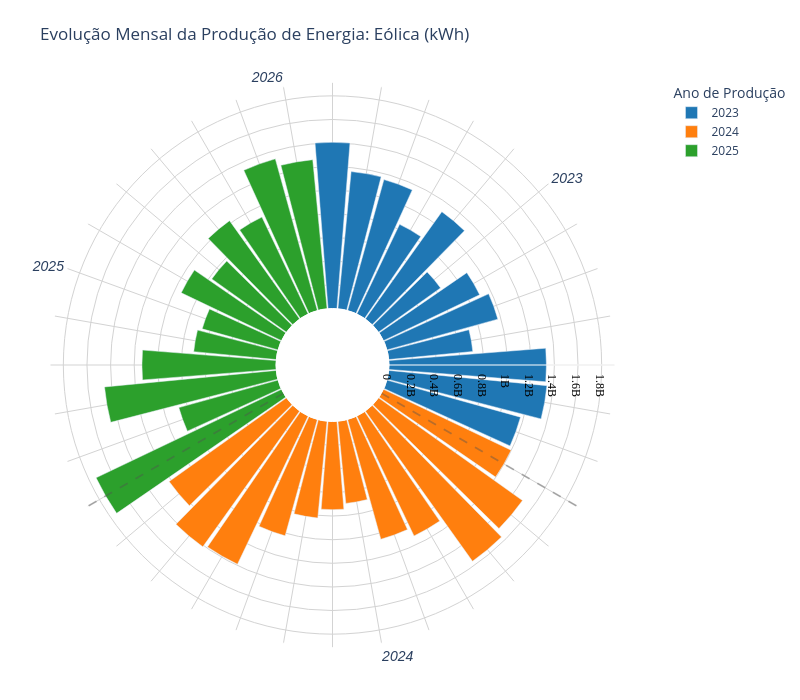

Source (notebook cell):
### Code cell
def create_circular_histogram(tec:str):
    r = tec
    if r not in dfII.columns:
        raise ValueError(f"Tecnologia '{r}' não encontrada.")
    
    # 1. Criar a figura base
    # Usamos template=None para ter controlo total sobre as cores da grelha
    fig = px.bar_polar(
        dfII,
        r=r,
        theta="Mes/Ano",
        color="Ano",
        template=None, 
        color_discrete_sequence=px.colors.qualitative.D3
    )

    # 2. Adicionar as linhas divisórias entre anos
    # Estas são adicionadas como traces de Scatterpolar
    max_r = dfII[r].max()
    for i in range(len(dfII) - 1):
        if dfII.iloc[i]['Ano'] != dfII.iloc[i+1]['Ano']:
            # A categoria de Janeiro do ano seguinte serve como o ponto da linha
            cat_transicao = dfII.iloc[i+1]['Mes/Ano']
            
            fig.add_trace(go.Scatterpolar(
                r=[0, max_r * 1.1],
                theta=[cat_transicao, cat_transicao], 
                mode='lines',
                # Cor cinza com transparência (0.4) para não "cortar" as barras agressivamente
                line=dict(color='rgba(80, 80, 80, 0.4)', width=2, dash='dash'),
                hoverinfo='none',
                showlegend=False
            ))

    # 3. Configuração do Layout (Grelha, Hole e Legenda)
    fig.update_layout(
        title=f"Evolução Mensal da Produção de Energia: {r}",
        paper_bgcolor='white',
        plot_bgcolor='white',
        height=700,
        width=800,
        polar=dict(
            hole=0.2,
            bgcolor='white',
            angularaxis=dict(
                type="category",
                categoryarray=dfII['Mes/Ano'].tolist(),
                categoryorder="array",
                period=len(dfII),
                tickvals=dfII['Mes/Ano'].tolist(),
                ticktext=anos_legend,
                direction="clockwise",
                rotation=90,
                gridcolor='lightgrey', # Linhas que saem do centro
                showgrid=True,
                tickfont=dict(size=14, family='Arial', style='italic')
            ),
            radialaxis=dict(
                gridcolor='lightgrey', # Círculos de escala
                showgrid=True,
                showticklabels=True,
                tickfont=dict(size=12, color='black', family='Arial Black'),
                # 'above traces' faz com que a escala (0.2B, 0.4B...) fique por cima de tudo
                layer='above traces' 
            )
        ),
        legend=dict(
            itemclick=False, 
            itemdoubleclick=False,
            title="Ano de Produção",
            orientation="v",
            x=1.1 # Move a legenda para fora do círculo
        ),
        margin=dict(b=50, t=80, l=50, r=100)
    )
    
    return fig
fig = create_circular_histogram('Eólica (kWh)')
fig.show()

### Figure 1 — Plotly figure (JSON) as saved in the notebook; plotly's stock layout.template omitted (floating-point values rounded to 4 significant figures)
{"data": [{"hovertemplate": "Ano=2023<br>Eólica (kWh)=%{r}<br>Mes/Ano=%{theta}<extra></extra>", "legendgroup": "2023", "marker": {"color": "#1F77B4", "pattern": {"shape": ""}}, "name": "2023", "r": [1406000000.0, 1167000000.0, 1150000000.0, 840800000.0, 1116000000.0, 645100000.0, 901700000.0, 974200000.0, 714800000.0, 1332000000.0, 1345000000.0, 1173000000.0], "showlegend": true, "subplot": "polar", "theta": ["1/2023", "2/2023", "3/2023", "4/2023", "5/2023", "6/2023", "7/2023", "8/2023", "9/2023", "10/2023", "11/2023", "12/2023"], "type": "barpolar"}, {"hovertemplate": "Ano=2024<br>Eólica (kWh)=%{r}<br>Mes/Ano=%{theta}<extra></extra>", "legendgroup": "2024", "marker": {"color": "#FF7F0E", "pattern": {"shape": ""}}, "name": "2024", "r": [1197000000.0, 1497000000.0, 1563000000.0, 1125000000.0, 1053000000.0, 698600000.0, 746100000.0, 823100000.0, 1022000000.0, 1390000000.0, 1412000000.0, 1220000000.0], "showlegend": true, "subplot": "polar", "theta": ["1/2024", "2/2024", "3/2024", "4/2024", "5/2024", "6/2024", "7/2024", "8/2024", "9/2024", "10/2024", "11/2024", "12/2024"], "type": "barpolar"}, {"hovertemplate": "Ano=2025<br>Eólica (kWh)=%{r}<br>Mes/Ano=%{theta}<extra></extra>", "legendgroup": "2025", "marker": {"color": "#2CA02C", "pattern": {"shape": ""}}, "name": "2025", "r": [1739000000.0, 871600000.0, 1460000000.0, 1135000000.0, 701800000.0, 666300000.0, 940300000.0, 776700000.0, 1023000000.0, 909100000.0, 1333000000.0, 1268000000.0], "showlegend": true, "subplot": "polar", "theta": ["1/2025", "2/2025", "3/2025", "4/2025", "5/2025", "6/2025", "7/2025", "8/2025", "9/2025", "10/2025", "11/2025", "12/2025"], "type": "barpolar"}, {"hoverinfo": "none", "line": {"color": "rgba(80, 80, 80, 0.4)", "dash": "dash", "width": 2}, "mode": "lines", "r": [0, 1913000000.0], "showlegend": false, "theta": ["1/2024", "1/2024"], "type": "scatterpolar"}, {"hoverinfo": "none", "line": {"color": "rgba(80, 80, 80, 0.4)", "dash": "dash", "width": 2}, "mode": "lines", "r": [0, 1913000000.0], "showlegend": false, "theta": ["1/2025", "1/2025"], "type": "scatterpolar"}], "layout": {"barmode": "relative", "height": 700, "legend": {"itemclick": false, "itemdoubleclick": false, "orientation": "v", "title": {"text": "Ano de Produção"}, "tracegroupgap": 0, "x": 1.1}, "margin": {"b": 50, "l": 50, "r": 100, "t": 80}, "paper_bgcolor": "white", "plot_bgcolor": "white", "polar": {"angularaxis": {"categoryarray": ["1/2023", "2/2023", "3/2023", "4/2023", "5/2023", "6/2023", "7/2023", "8/2023", "9/2023", "10/2023", "11/2023", "12/2023", "1/2024", "2/2024", "3/2024", "4/2024", "5/2024", "6/2024", "7/2024", "8/2024", "9/2024", "10/2024", "11/2024", "12/2024", "1/2025", "2/2025", "3/2025", "4/2025", "5/2025", "6/2025", "7/2025", "8/2025", "9/2025", "10/2025", "11/2025", "12/2025"], "categoryorder": "array", "direction": "clockwise", "gridcolor": "lightgrey", "period": 36, "rotation": 90, "showgrid": true, "tickfont": {"family": "Arial", "size": 14, "style": "italic"}, "ticktext": ["", "", "", "", "", "2023", "", "", "", "", "", "", "", "", "", "", "", "2024", "", "", "", "", "", "", "", "", "", "", "", "2025", "", "", "", "", "", "2026"], "tickvals": ["1/2023", "2/2023", "3/2023", "4/2023", "5/2023", "6/2023", "7/2023", "8/2023", "9/2023", "10/2023", "11/2023", "12/2023", "1/2024", "2/2024", "3/2024", "4/2024", "5/2024", "6/2024", "7/2024", "8/2024", "9/2024", "10/2024", "11/2024", "12/2024", "1/2025", "2/2025", "3/2025", "4/2025", "5/2025", "6/2025", "7/2025", "8/2025", "9/2025", "10/2025", "11/2025", "12/2025"], "type": "category"}, "bgcolor": "white", "domain": {"x": [0, 1], "y": [0, 1]}, "hole": 0.2, "radialaxis": {"gridcolor": "lightgrey", "layer": "above traces", "showgrid": true, "showticklabels": true, "tickfont": {"color": "black", "family": "Arial Black", "size": 12}}}, "title": {"text": "Evolução Mensal da Produção de Energia: Eólica (kWh)"}, "width": 800}}
